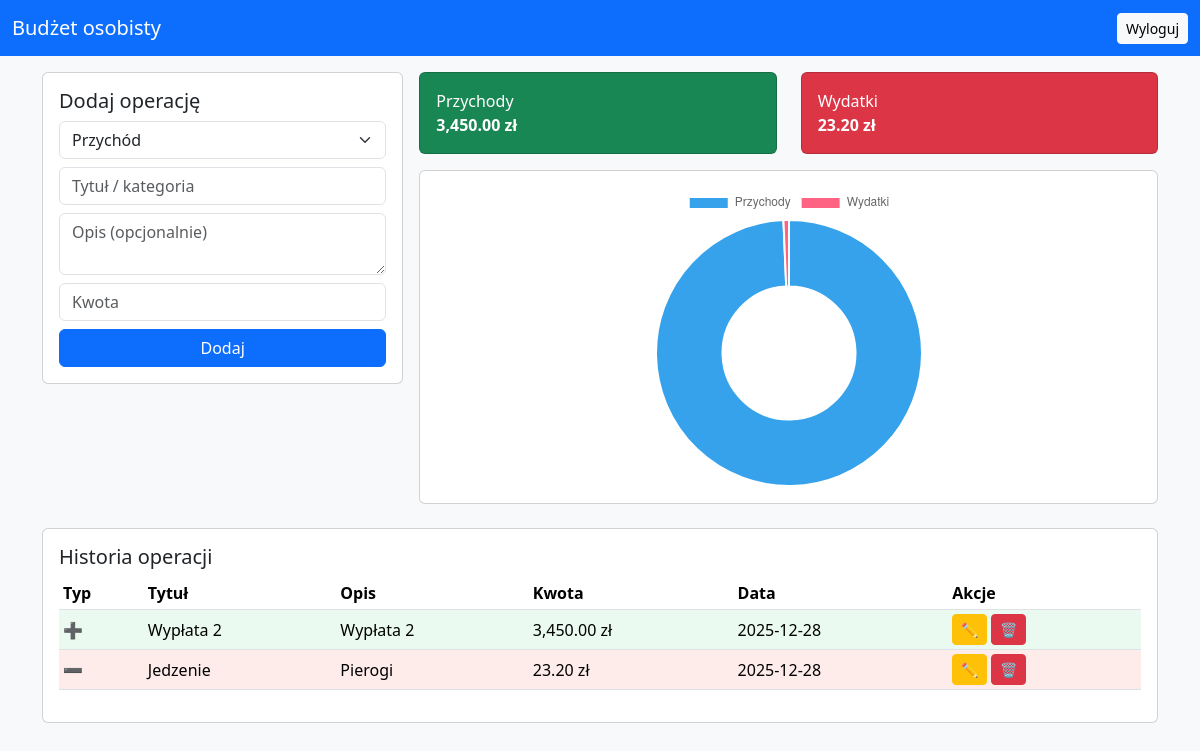
/index.php (signed in), run on the app's committed database.
### tables this page shows
CREATE TABLE `transactions` (
  `id` int(11) NOT NULL,
  `user_id` int(11) NOT NULL,
  `type` enum('income','expense') NOT NULL,
  `category` varchar(100) DEFAULT NULL,
  `amount` decimal(10,2) NOT NULL,
  `description` varchar(255) DEFAULT NULL,
  `created_at` timestamp NOT NULL DEFAULT current_timestamp()
);

### index.php (the view, shortened to what this page needs)
<?php
require "db.php";
$user_id = $_SESSION['user_id'];
$stmt = $conn->prepare(
    "SELECT SUM(amount) FROM transactions WHERE type='income' AND user_id=?"
);
$stmt->bind_param("i", $user_id);
$stmt->execute();
$stmt->bind_result($income);
$stmt = $conn->prepare(
    "SELECT SUM(amount) FROM transactions WHERE type='expense' AND user_id=?"
);
$stmt->bind_param("i", $user_id);
$stmt->execute();
$stmt->bind_result($expense);
$income = $income ?? 0;
$expense = $expense ?? 0;
$stmt = $conn->prepare(
    "SELECT * FROM transactions
     WHERE user_id=?
     ORDER BY created_at DESC"
);
$stmt->bind_param("i", $user_id);
$stmt->execute();
$list = $stmt->get_result();
?>
<!DOCTYPE html>
<html lang="pl">
<head>
<link href="https://cdn.jsdelivr.net/npm/bootstrap@5.3.3/dist/css/bootstrap.min.css" rel="stylesheet">
</head>
<body class="bg-light">
<nav class="navbar navbar-dark bg-primary">
    <div class="container-fluid">
        <span class="navbar-brand">Budżet osobisty</span>
        <a href="logout.php" class="btn btn-light btn-sm">Wyloguj</a>
    </div>
</nav>
<div class="container py-3">
<div class="row g-3">
    <div class="col-12 col-md-4">
        <form method="post" class="card p-3">
            <h5>Dodaj operację</h5>
            <select name="type" class="form-select mb-2">
                <option value="income">Przychód</option>
            </select>
            <input type="text" name="category" class="form-control mb-2"
                   placeholder="Tytuł / kategoria" required>
            <textarea name="description" class="form-control mb-2"
                      placeholder="Opis (opcjonalnie)"></textarea>
            <input type="number" step="0.01" name="amount"
                   class="form-control mb-2" placeholder="Kwota" required>
            <button class="btn btn-primary w-100">Dodaj</button>
        </form>
    </div>
    <div class="col-12 col-md-8">
        <div class="row">
            <div class="col-6">
                <div class="card bg-success text-white p-3">
                    Przychody<br><b><?= number_format($income, 2) ?> zł</b>
                </div>
            </div>
            <div class="col-6">
                <div class="card bg-danger text-white p-3">
                    Wydatki<br><b><?= number_format($expense, 2) ?> zł</b>
                </div>
            </div>
        </div>
        <div class="card mt-3 p-3 text-center">
            <canvas id="chart" style="max-width:300px;margin:auto;"></canvas>
        </div>
    </div>
</div>
<div class="card mt-4">
    <div class="card-body">
        <h5>Historia operacji</h5>
        <div class="table-responsive">
            <table class="table table-sm align-middle">
                <thead>
                    <tr>
                        <th>Typ</th>
                        <th>Tytuł</th>
                        <th>Opis</th>
                        <th>Kwota</th>
                        <th>Data</th>
                        <th>Akcje</th>
                    </tr>
                </thead>
                <tbody>
                <?php while ($row = $list->fetch_assoc()): ?>
                <tr class="<?= $row['type']==='income' ? 'row-income' : 'row-expense' ?>">
                    <td><?= $row['type']==='income' ? '➕' : '➖' ?></td>
                    <td><?= htmlspecialchars($row['category']) ?></td>
                    <td><?= htmlspecialchars($row['description']) ?></td>
                    <td><?= number_format($row['amount'],2) ?> zł</td>
                    <td><?= date('Y-m-d', strtotime($row['created_at'])) ?></td>
                    <td class="text-nowrap">
                        <a href="edit.php?id=<?= $row['id'] ?>" class="btn btn-sm btn-warning">✏️</a>
                        <a href="delete.php?id=<?= $row['id'] ?>"
                           class="btn btn-sm btn-danger"
                           onclick="return confirm('Czy na pewno usunąć tę operację?')">🗑</a>
                    </td>
                </tr>
                <?php endwhile; ?>
                </tbody>
            </table>
        </div>
    </div>
</div>
</div>
<script>
new Chart(document.getElementById('chart'), {
    type: 'doughnut',
    data: {
        labels: ['Przychody', 'Wydatki'],
        datasets: [{ data: [<?= $income ?>, <?= $expense ?>] }]
    }
});
</script>
</body>
</html>

### index.php (style rules this page uses)
.table .row-income td { background-color: #eafaf1 !important; }
.table .row-expense td { background-color: #fdecea !important; }

### data on the page
transactions: category "Wypłata 2", description "Wypłata 2", amount "3,450.00", created_at "2025-12-28"
transactions: category "Jedzenie", description "Pierogi", amount "23.20", created_at "2025-12-28"

### other printed values
$income "3,450.00"
$expense "23.20"
chart data {{ $income }} 3450.00
chart data {{ $expense }} 23.20
